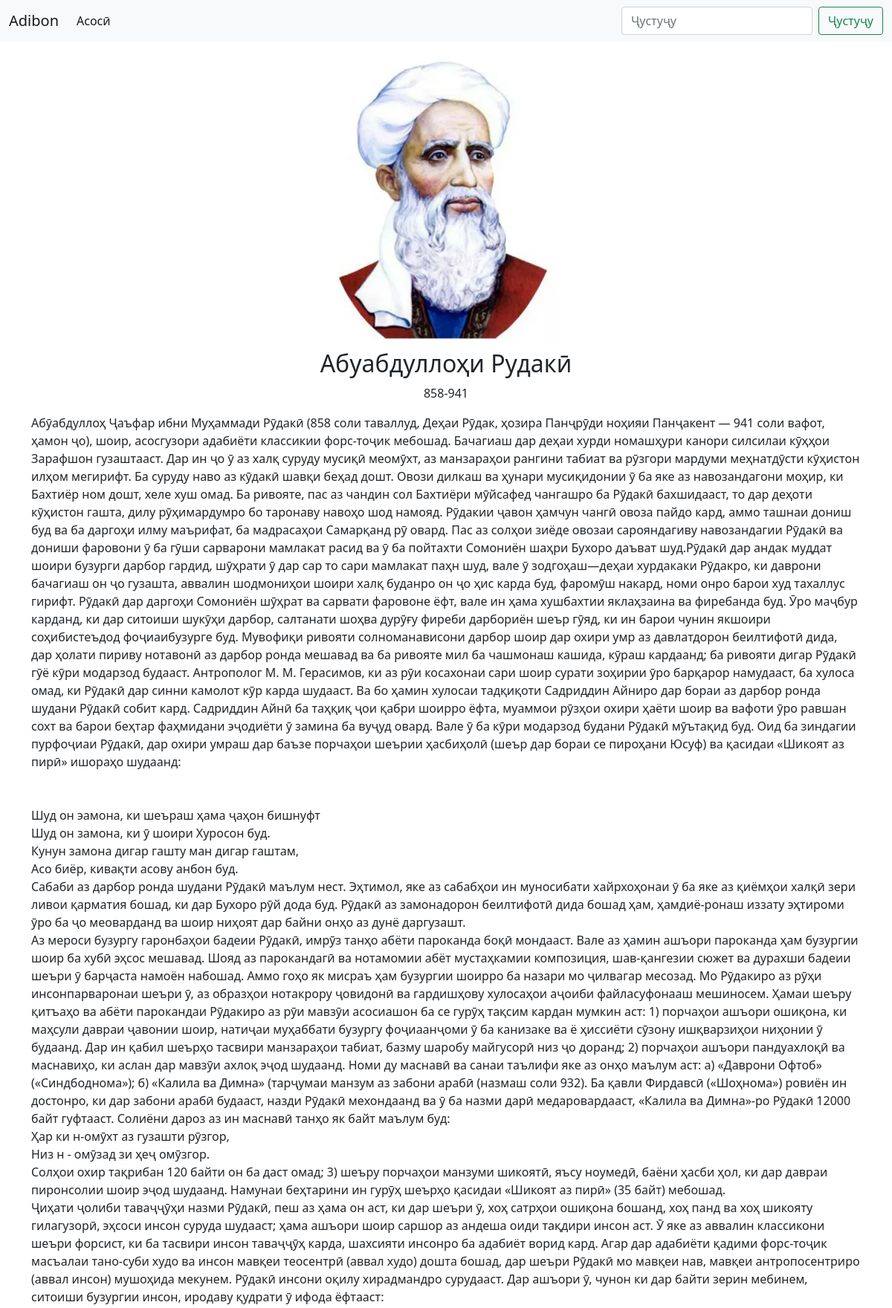
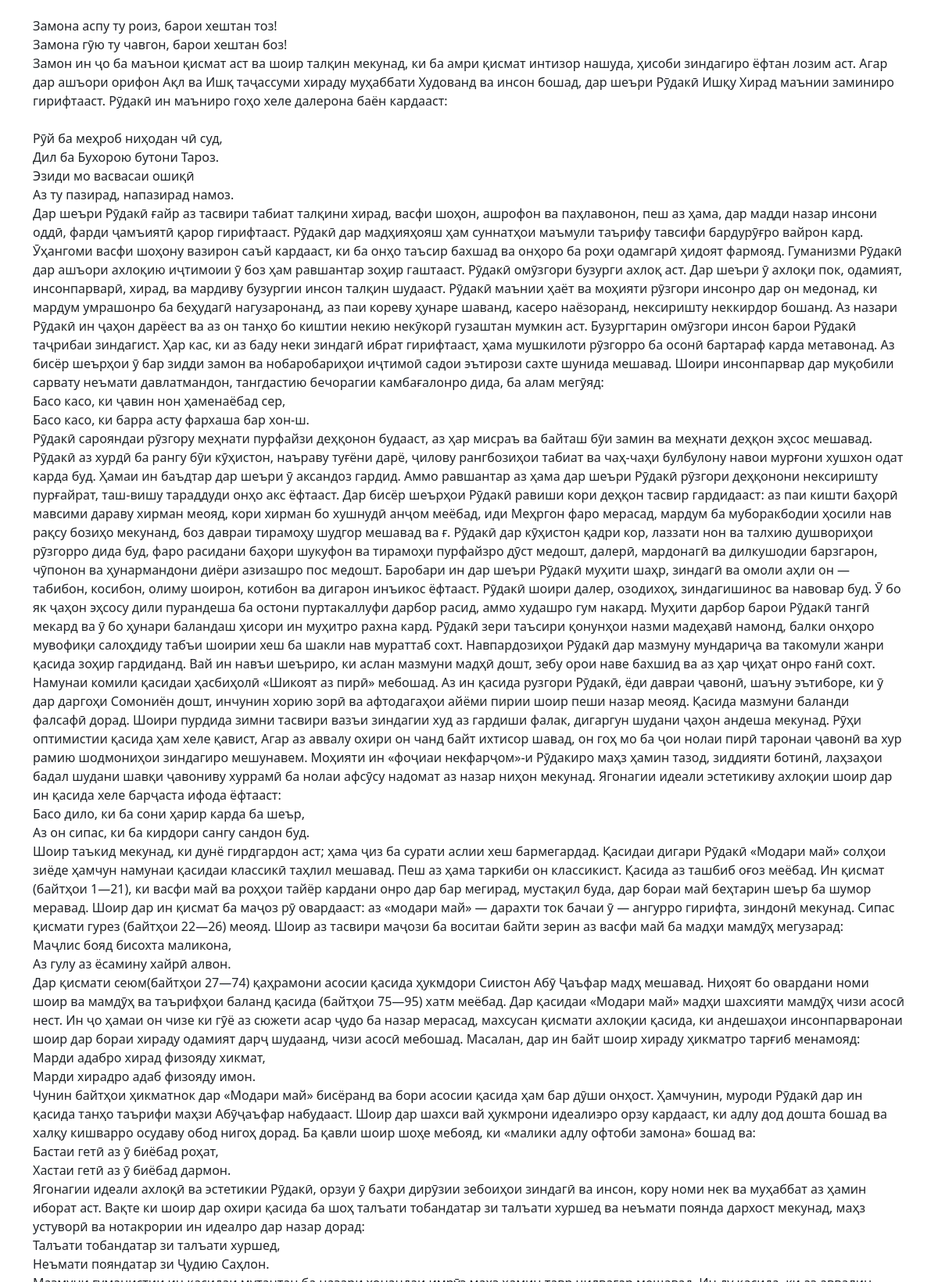
Screenshot of /details.php?id=160f6128-16cf-4ff7-bbba-200297d194d9 (upper part) with the database file from the repository (2 pictures, top to bottom).
### tables this page shows
CREATE TABLE `adib` (
  `id` int(11) NOT NULL,
  `name` varchar(255) NOT NULL,
  `years` varchar(255) NOT NULL,
  `bio` text NOT NULL,
  `img` varchar(255) NOT NULL,
  `uuid` varchar(255) NOT NULL
);

### details.php (the view, shortened to what this page needs)
<?php
require 'config.php';
?>
<!doctype html>
<html lang="en">
<head>
    <link rel="stylesheet" href="css/bootstrap.css">
    <link rel="stylesheet" href="css/styles.css">
</head>
<body>
<nav class="navbar navbar-expand-lg navbar-light bg-light">
    <div class="container-fluid">
        <a class="navbar-brand" href="/">Adibon</a>
        <div class="collapse navbar-collapse" id="navbarSupportedContent">
            <ul class="navbar-nav me-auto mb-2 mb-lg-0">
                <li class="nav-item">
                    <a class="nav-link active" aria-current="page" href="/">Асосӣ</a>
                </li>
            </ul>
            <form class="d-flex" action="index.php">
                <input class="form-control me-2" type="search" name="q" value="<?php echo $_GET['q'] ?>"
                       placeholder="Ҷустуҷу" aria-label="Search">
                <button class="btn btn-outline-success" type="submit">Ҷустуҷу</button>
            </form>
        </div>
    </div>
</nav>
<?php
if (isset($_GET["id"])) {
    $conn = new PDO("mysql:host=$servername;dbname=$dbname", $username, $password);
    $conn->setAttribute(PDO::ATTR_ERRMODE, PDO::ERRMODE_EXCEPTION);
    $stmt = $conn->prepare("select * from adib where uuid=:id limit 1");
    $stmt->execute(["id" => $_GET["id"]]);
    $result = $stmt->fetchAll(PDO::FETCH_ASSOC);
    if (sizeof($result) != 0) {
        $item = $result[0];
        ?>
        <div class="container mt-3">
            <div class="row">
                <div class="col-4 ms-auto me-auto">
                    <img src="img/<?php echo $item['img'] ?>" class="mw-100" alt="rasm">
                    <h2 class="text-center">
                        <?php echo $item["name"] ?>
                    </h2>
                    <p class="text-center">
                        <?php echo $item["years"] ?>
                    </p>
                </div>
            </div>
            <div class="row">
                <div class="col-12">
                    <p>
                        <?php
                        echo $item["bio"]
                        ?>
                    </p>
                </div>
            </div>
        </div>
        <?php
    } else {
        echo "Not found";
    }
} else {
    echo "Not found";
}
?>
</body>
</html>

### rows the page displays
adib: img (picture), name "Абуабдуллоҳи Рудакӣ", years "858-941", bio "Абӯабдуллоҳ Ҷаъфар ибни Муҳаммади Рӯдакӣ (858 соли таваллуд, Деҳаи Рӯдак, ҳозира Панҷрӯди ноҳияи Панҷакент — 941 соли вафот, ҳамон ҷо), шоир, асосгузори адабиёти классикии форс-тоҷик мебошад. Бачагиаш дар деҳаи хурди номашҳури канори силсилаи кӯҳҳои Зарафшон гузаштааст. Дар ин ҷо ӯ аз халқ суруду мусиқӣ меомӯхт, аз манзараҳои рангини табиат ва рӯзгори мардуми меҳнатдӯсти кӯҳистон илҳом мегирифт. Ба суруду наво аз кӯдакӣ шавқи беҳад дошт. Овози дилкаш ва ҳунари мусиқидонии ӯ ба яке аз навозандагони моҳир, ки Бахтиёр ном дошт, хеле хуш омад. Ба ривояте, пас аз чандин сол Бахтиёри мӯйсафед чангашро ба Рӯдакӣ бахшидааст, то дар деҳоти кӯҳистон гашта, дилу рӯҳимардумро бо таронаву навоҳо шод…"
